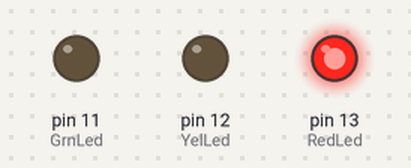
A sketch run on a simulated Arduino Uno, built with avr-gcc and run on an emulated ATmega328P. On the bench: output pins drawn as LEDs (lit = HIGH).

Above: at 5.0 s.
At 11.0 s:
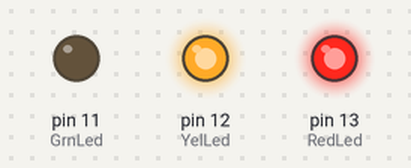
At 15.5 s:
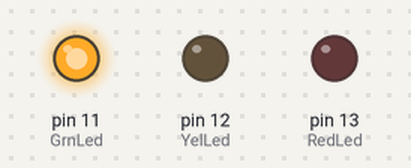
At 19.2 s:
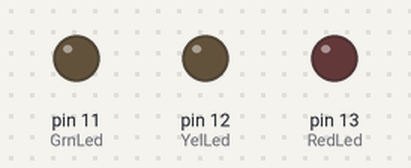
At 23.0 s:
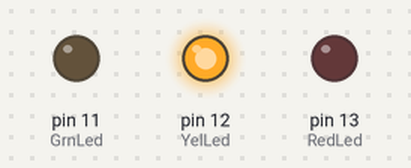
Timing chart, 0 to 31.2 s (numbered marks = the images above):
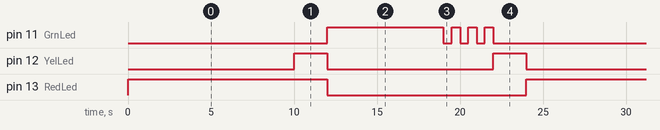

The sketch:

TrafficLight.ino
```cpp
int RedLed = 13;             // Порт 13, красный светодиод
int YelLed = 12;             // Порт 12, желтый светодиод
int GrnLed = 11;             // Порт 11, зеленый светодиод

int RedTime = 10000;          // Время горения красного сетодиода
int YelTime = 2000;          // Время горения желтого светодиода
int GrnTime = 7000;          // Время горения зеленого светодиода до первого включения желтого

int GrnFlashTime = 500;      // Время мигания зеленого светодиода

int GrnNumFlash = 3;         // Сколько раз необходимо мигнуть зеленому светодиоду

void setup()
{
  // Инициализируем порты "Led" как выходные
  pinMode(RedLed, OUTPUT);
  pinMode(YelLed, OUTPUT);
  pinMode(GrnLed, OUTPUT);

  // Устанавливаем все светодиоды LOW
  digitalWrite(RedLed, LOW);
  digitalWrite(YelLed, LOW);
  digitalWrite(GrnLed, LOW);
}

void loop()
{
  // Включаем красный светодиод.
  digitalWrite(RedLed, HIGH);
  delay(RedTime);

  // Включаем желтый светодиод
  digitalWrite(YelLed, HIGH);
  delay(YelTime);

  // Отключаем желтый и красный светодиоды.
  digitalWrite(YelLed, LOW);
  digitalWrite(RedLed, LOW);

  // Включаем зеленый светодиод на GrnTime
  digitalWrite(GrnLed, HIGH);
  delay(GrnTime);

  // Мигаем GrnNumFlash аз зеленым с частотой GrnFlashTime
  for (int i=GrnNumFlash; i>0; i--)
    {
      digitalWrite(GrnLed, LOW);
      delay(GrnFlashTime);
      digitalWrite(GrnLed, HIGH);
      delay(GrnFlashTime);
    }

  // Включаем желтый светодиод и отключаем зеленый
  digitalWrite(GrnLed, LOW);
  digitalWrite(YelLed, HIGH);
  delay(YelTime);

  // Отключаем желтый и зеленый светодиоды.
  digitalWrite(YelLed, LOW);
}
```

Measured:
- by itself, pin 11 (GrnLed): repeats every 24.0 s: 3 × (LOW 0.50 s, HIGH 0.50 s), LOW 14.0 s, HIGH 7.0 s
- by itself, pin 12 (YelLed): alternates HIGH for 2.0 s and LOW for 10.0 s
- by itself, pin 13 (RedLed): alternates HIGH for 12.0 s and LOW for 12.0 s
